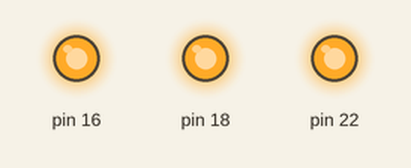
This program was run on a simulated Raspberry Pi (header pin numbers). Shown: output pins drawn as LEDs (lit = HIGH). Threads take turns every 2 ms; the clock reads 2024-03-15 10:24:30 at power-on unless the program sets it; what the program prints to the terminal is not drawn.

Above: at 0.25 s.
At 5.45 s:
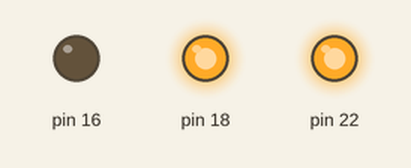
Timing chart, 0 to 5.9 s (numbered marks = the images above):
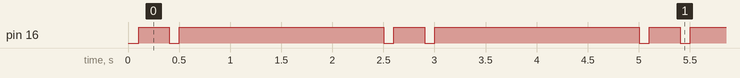

The program:

iss_rgb_led.py
```python
#!/usr/bin/env python

"""
Common anode RGB Led class, intended for the ISS monitor applications

The Python 3 class initiates a common anode RGB Led and blinks it, based
on statuses of ISS overhead. See readme file for statuses (2-far away,
3-coming soon, 4-nearly here, 5-overhead). This is a helper class for multiple
ISS overhead solutions.

Created by the Raspberry Valley team at Raspberry Valley, Karlskrona, Sweden
Learn more about Raspberry Valley: https://raspberry-valley.azurewebsites.net

This code is in the public domain and may be freely copied and used
No warranty is provided or implied
"""

# common anode rgb led class, for ISS monitor

import RPi.GPIO as GPIO
import time
import threading
import config
import logging

logger = logging.getLogger()
class iss_rgb_led:

    def __init__(self, red_pin, green_pin, blue_pin):
        """
        Constructor of 'iss_rgb_led'. We initialize it with PIN numbers for red, green, blue respectively (in board mode)
        """

        self.red_pin = red_pin
        self.green_pin = green_pin
        self.blue_pin = blue_pin
        # we map to ISS code: ISS is: 0 - far away, 1 - coming soon (in 30 minutes), 2 - nearly here (1 minute to go), 3 - overhead.
        # this is the code which drives colors, timeouts etc.
        self.__iss_code = config.iss_status_far_away  # ignored
        self.__color_code = "000"  # ignored
        self.set_ISS_code(config.iss_status_no_connection)
        # initialize GPIO
        GPIO.setmode(GPIO.BOARD)
        GPIO.setup(self.red_pin, GPIO.OUT)
        GPIO.setup(self.green_pin, GPIO.OUT)
        GPIO.setup(self.blue_pin, GPIO.OUT)
        # heartbeat interval is boolen: if False, we timeout shorter, if True, we timeout longer
        self.__heartbeat_interval = False
        # switch off led
        self.rgb_blink()

        # setup the timers
        self.timer = threading.Timer(self.__getTimeInterval(), self.__heartbeat)
        self.timer.daemon = True
        self.timer.start()

        def __del__(self):
            print("Cleaning up.")
            GPIO.cleanup()

    def __getTimeInterval(self):
        """
        Return a blink timeout value, to achieve a 'beating heart effect'. For proximity codes 4 & 5, we invoke a
        continuous blinking (looks more 'urgent').
        """

        if self.__iss_code > 3: # we switch on the heartbeat for ISS in proximity or error codes
            self.__heartbeat_interval = False
        if self.__heartbeat_interval:
            rv = 2.0
        else:
            rv = 0.3
        self.__heartbeat_interval = not self.__heartbeat_interval
        return rv

    def set_ISS_code(self, iss_code):
        """
        Setter for the ISS code. The only required entry point of the class. This stores the current ISS proximity code,
        and sets the color mask of the RGB Led.

        Please note that this mask is for a LED with a common anode. Reverse for a Led with a common Cathode
        """

        self.__iss_code = iss_code
        if self.__iss_code == config.iss_status_no_connection: # keep it red, but with a heartbeat
            self.__color_code = "011"
        if self.__iss_code == config.iss_status_error: # keep it red, but with a heartbeat
            self.__color_code = "011"
        if self.__iss_code == config.iss_status_far_away:
            self.__color_code = "110"
        elif  self.__iss_code == config.iss_status_coming_soon:
            self.__color_code = "100"
        elif  self.__iss_code == config.iss_status_nearly_here:
            self.__color_code = "001"
        elif  self.__iss_code == config.iss_status_overhead:
            self.__color_code = "011"

    def rgb_blink(self):
        """
        Blinks the Led once. Color is read from the property __color_code and depends on the current proximity code.
        """

        GPIO.output(self.red_pin, int(self.__color_code[0]))
        GPIO.output(self.green_pin, int(self.__color_code[1]))
        GPIO.output(self.blue_pin, int(self.__color_code[2]))
        time.sleep(0.1)
        GPIO.output(self.red_pin, True)
        GPIO.output(self.green_pin, True)
        GPIO.output(self.blue_pin, True)

    def __heartbeat(self):
        self.rgb_blink()
        self.timer = threading.Timer(self.__getTimeInterval(), self.__heartbeat).start()

# main loop. This loop is called only when you invoke the class from the command-line and serves as a test program.
# To invoke, run the following: 'python iss_rgb_led.py'. When used as intended (as an included class) this code is
# not invoked
if __name__ == "__main__":
    try:
        # get the logging argument, if any
        from argparse import ArgumentParser
        parser = ArgumentParser(description="iss_rgb_led class (iss_rgb_led.py)")
        parser.add_argument("-ll", "--loglevel",
            type=str,
            choices=["DEBUG", "INFO", "WARNING", "ERROR", "CRITICAL"],
            help="Set the logging level (DEBUG, INFO, WARNING, ERROR, CRITICAL)")
        args = parser.parse_args()
        logging.basicConfig(level=args.loglevel)

         # test the script, by setting the RGB Led color via numerical status on the command line
        print("Launching RGB Blink Class Tester")
        print("--------------------------------")
        print()
        print("Enter the corresponding ISS proximity codes [0,1,2,3,4,5] to test the LED functionality. To quit, press CTRL-C")
        print()
        blinker = iss_rgb_led(config.rgbled_red, config.rgbled_green, config.rgbled_blue)
        while True:
            request = input("isscode:")
            blinker.set_ISS_code(int(request))
    except KeyboardInterrupt:
        pass
    finally:
        GPIO.cleanup()
        print()
```

config.py
```python
#!/usr/bin/env python

"""
Configuration file for ISS (international space station) MQTT Sender.

This configuration configures the **pub-iss** MQTT sender. Intended use: configure
a Raspberry Pi to send data, via MQTT, to the Raspberry Valley IoT Device
(https://raspberry-valley.azurewebsites.net/IoT-Raspberry-Pi-Device/)

The configuration is also read by all MQTT publishers/subscribers to ISS data.

Created by the Raspberry Valley team at Raspberry Valley, Karlskrona, Sweden
Learn more about Raspberry Valley: https://raspberry-valley.azurewebsites.net

This code is in the public domain and may be freely copied and used
No warranty is provided or implied
"""

# Status codes
# ------------

iss_status_no_connection = 0
iss_status_error         = 1
iss_status_far_away      = 2
iss_status_coming_soon   = 3
iss_status_nearly_here   = 4
iss_status_overhead      = 5

# Broker Settings
# ---------------
# Configure the broker settings for **pub-iss**

broker = "localhost"
broker_port = 1883
broker_user = None
broker_pass = None

# Pub/Sub Topics for Broker
# -------------------------
# Configure MQTT broker topics for ISS countdown

iss_status_topic    = "iss/karlskrona/status"
iss_place_topic     = "iss/karlskrona/place"
iss_countdown_topic = "iss/karlskrona/countdown"

# Location Settings
# -----------------
# Configure location for countdown (used by publishers or stand-alone client code)

location_latitude  = 56.1612
location_longitude = 15.5869
location_name      = "Earth-Sweden-Karlskrona"

# RGB Led
# -------
# Configure pins for RGB LED. These are pin numbers (board mode). Used only by RGB Led modules

rgbled_red   = 16
rgbled_green = 18
rgbled_blue  = 22
```

Measured:
- by itself, pin 16: repeats every 2.5 s: HIGH 2.0 s, LOW 0.10 s, HIGH 0.30 s, LOW 0.10 s
- by itself, everything shown: repeats every 2.5 s, in 4 steps
